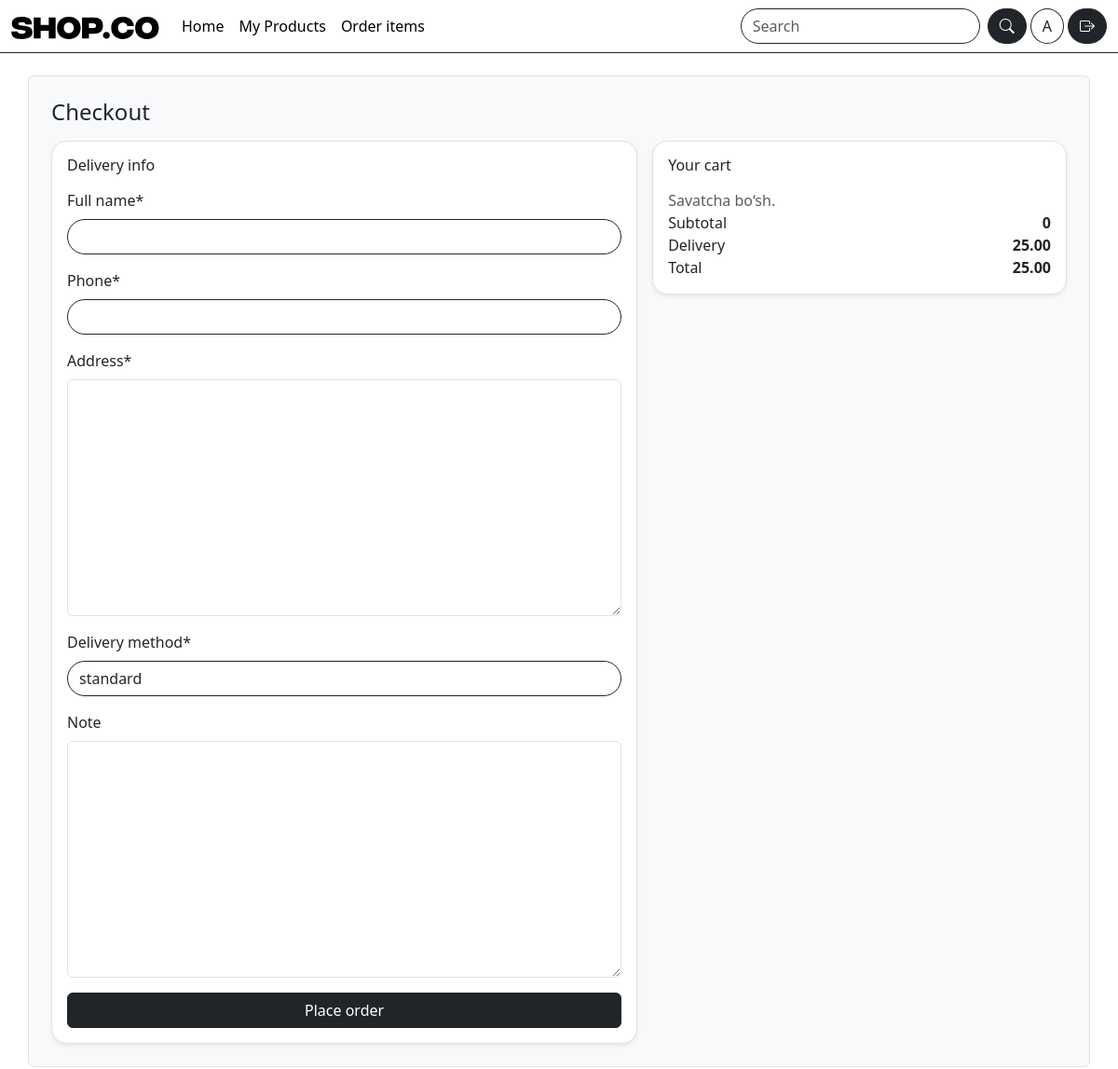
Before: /checkout/ (signed in) with the older database file.
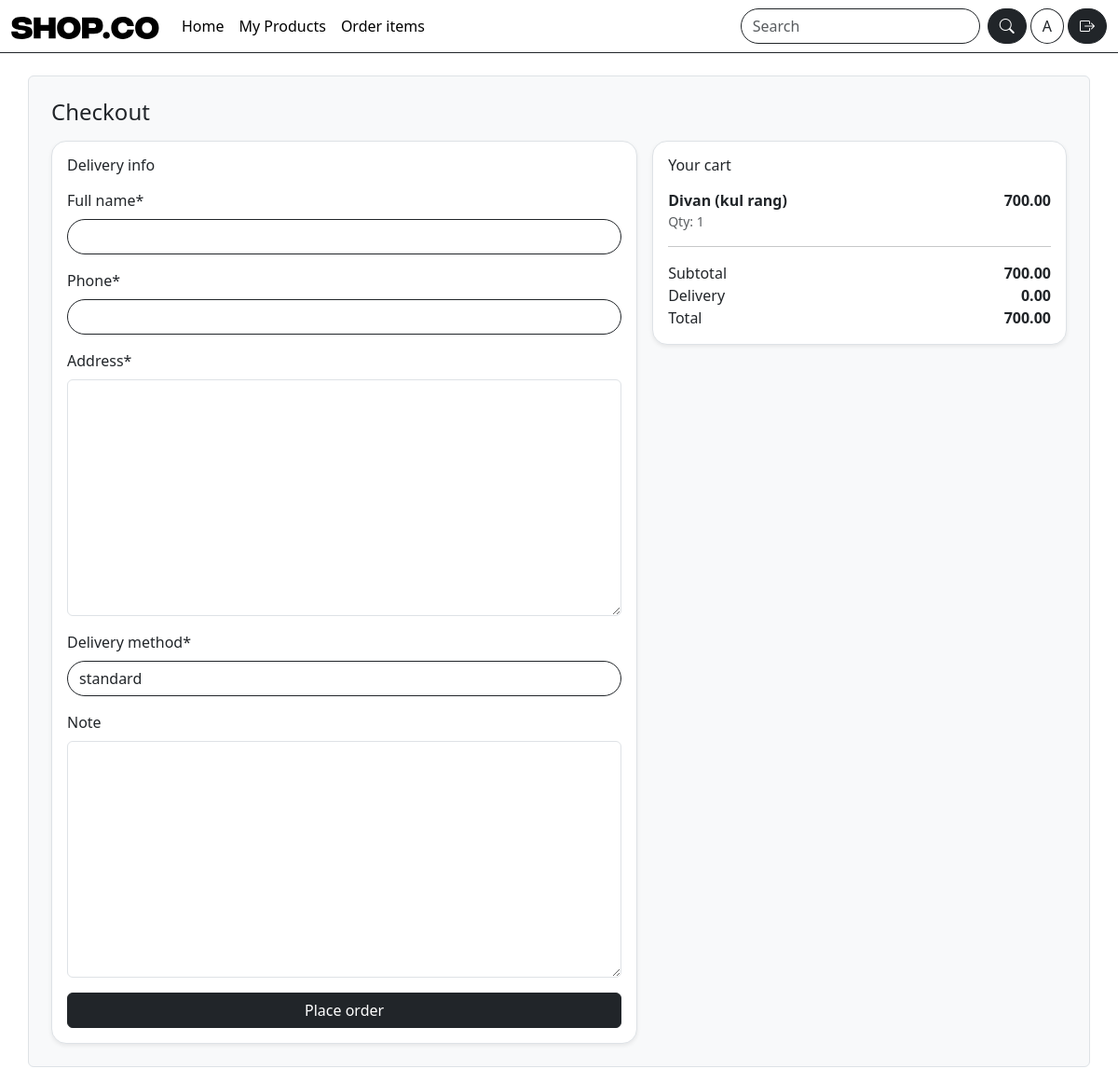
After: the same page with the newer database file.
### cart/models.py (models this page shows, shortened)
class CartItem(models.Model):
   cart = models.ForeignKey(Cart, on_delete=models.CASCADE, related_name="items")
   product = models.ForeignKey(Product, on_delete=models.CASCADE, related_name="cart_items")
   qty = models.PositiveIntegerField(default=1)
   unit_price = models.DecimalField(max_digits=12, decimal_places=2, default=Decimal("0.00"))
   created_at = models.DateTimeField(auto_now_add=True)

### catalog/models.py (models this page shows, shortened)
class Product(models.Model):
   seller = models.ForeignKey(
       settings.AUTH_USER_MODEL,
       on_delete=models.CASCADE,
       related_name="products"
   )
   category = models.ForeignKey(
       Category,
       on_delete=models.SET_NULL,
       null=True,
       blank=True,
       related_name="products"
   )
   name = models.CharField(max_length=200)
   slug = models.SlugField(max_length=220, unique=True)
   price = models.DecimalField(max_digits=12, decimal_places=2, help_text="$")
   short_description = models.CharField(max_length=255, blank=True)
   description = models.TextField(blank=True)
   stock = models.PositiveIntegerField(default=0)
   is_active = models.BooleanField(default=True)
   main_image = models.ImageField(upload_to="products/main/", blank=True, null=True)
   created_at = models.DateTimeField(auto_now_add=True)

### orders/views.py (the view, shortened to what this page needs)
# urls.py: path("checkout/", views.CheckoutView.as_view(), name="checkout"),  # checkout
class CheckoutView(LoginRequiredMixin, FormView):
    template_name = "orders/checkout.html"  # checkout template
    form_class = CheckoutForm  # form
    success_url = reverse_lazy("my_orders")  # order bo‘lgach historyga qaytamiz
    def get_context_data(self, **kwargs):
        ctx = super().get_context_data(**kwargs)
        cart = get_or_create_cart(self.request.user)  # user cartini olamiz
        ctx["cart"] = cart  # template’da ko‘rsatish uchun
        ctx["items"] = cart.items.select_related("product")  # cart itemlar
        ctx["subtotal"] = cart.subtotal()  # cart subtotal
        ctx["delivery"] = cart.delivery()  # cart delivery
        ctx["total"] = cart.total()  # cart total
        return ctx

### orders/forms.py
class CheckoutForm(forms.ModelForm):
   class Meta:
       model = Order
       fields = ("full_name", "phone", "address",
                 "delivery_method", "note")

### cart/models.py (called while the page is built)
   def subtotal(self):
       return sum((item.unit_price * item.qty) for item in self.items.all())

   def delivery(self):
       return Decimal("0.00") if self.subtotal() >= Decimal("500.00") else Decimal("25.00")

   def total(self):
       return self.subtotal() + self.delivery()

### cart/utils.py (called while the page is built)
def get_or_create_cart(user):
   cart, _ = Cart.objects.get_or_create(user=user)
   return cart

### templates/orders/checkout.html (shortened to what this page needs)
{% extends "base.html" %}
{% load crispy_forms_tags %}
{% block content %}
<div class="container bg-light border rounded p-4 bg-light my-4">
  <h1 class="h4 mb-3">Checkout</h1>
<div class="row g-3">
 <div class="col-lg-7">
   <div class="card shadow-sm border rounded-4">
     <div class="card-body">
       <h2 class="h6 mb-3">Delivery info</h2>
       <form method="post">
         {{ form|crispy }}
         <button class="btn btn-dark w-100">Place order</button>
       </form>
     </div>
   </div>
 </div>
 <div class="col-lg-5">
   <div class="card shadow-sm border rounded-4">
     <div class="card-body">
       <h2 class="h6 mb-3">Your cart</h2>
       {% for item in items %}
         <div class="d-flex justify-content-between"><div>
             <div class="fw-semibold">{{ item.product.name }}</div>
             <div class="text-muted small">Qty: {{ item.qty }}</div></div>
           <div class="fw-semibold">{{ item.unit_price }}</div></div><hr>
       {% empty %}
         <p class="text-muted mb-0">Savatcha bo‘sh.</p>
       {% endfor %}
       <div class="d-flex justify-content-between">
         <span>Subtotal</span><strong>{{ subtotal }}</strong></div>
       <div class="d-flex justify-content-between">
         <span>Delivery</span><strong>{{ delivery }}</strong></div>
       <div class="d-flex justify-content-between">
         <span>Total</span><strong>{{ total }}</strong></div></div></div></div></div>
</div>
{% endblock %}

Changed rows visible on the page:
added CartItem: product.name "Divan (kul rang)", qty "1", unit_price "700.00"
Other visible differences:
{{ subtotal }}: "0" → "700.00"
{{ delivery }}: "25.00" → "0.00"
{{ total }}: "25.00" → "700.00"
text no longer shown: "Savatcha bo‘sh."
